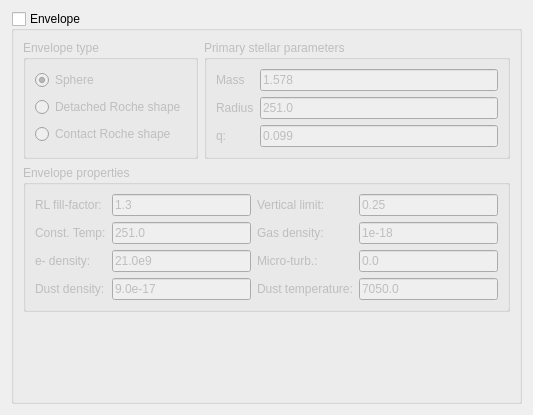
          <widget class="QWidget" name="scrollContentsEnv">
           <property name="geometry">
            <rect>
             <x>0</x>
             <y>0</y>
             <width>533</width>
             <height>415</height>
            </rect>
           </property>
           <layout class="QVBoxLayout" name="verticalLayout_9">
            <item>
             <widget class="QGroupBox" name="groupEnvelope">
              <property name="toolTip">
               <string>&lt;html&gt;&lt;head/&gt;&lt;body&gt;&lt;p&gt;Envelope around the primary star.&lt;/p&gt;&lt;/body&gt;&lt;/html&gt;</string>
              </property>
              <property name="title">
               <string>Envelope</string>
              </property>
              <property name="checkable">
               <bool>true</bool>
              </property>
              <property name="checked">
               <bool>false</bool>
              </property>
              <layout class="QGridLayout" name="gridLayout_8">
               <item row="2" column="0" colspan="2">
                <spacer name="verticalSpacer">
                 <property name="orientation">
                  <enum>Qt::Vertical</enum>
                 </property>
                 <property name="sizeHint" stdset="0">
                  <size>
                   <width>20</width>
                   <height>40</height>
                  </size>
                 </property>
                </spacer>
               </item>
               <item row="0" column="0">
                <widget class="QGroupBox" name="groupentype">
                 <property name="title">
                  <string>Envelope type</string>
                 </property>
                 <layout class="QVBoxLayout" name="verticalLayout_10">
                  <item>
                   <widget class="QRadioButton" name="radioRotSphereen">
                    <property name="toolTip">
                     <string>&lt;html&gt;&lt;head/&gt;&lt;body&gt;&lt;p&gt;ienv = 1: Sphere.&lt;/p&gt;&lt;/body&gt;&lt;/html&gt;</string>
                    </property>
                    <property name="text">
                     <string>Sphere</string>
                    </property>
                    <property name="checked">
                     <bool>true</bool>
                    </property>
                   </widget>
                  </item>
                  <item>
                   <widget class="QRadioButton" name="radioDetBinen">
                    <property name="toolTip">
                     <string>&lt;html&gt;&lt;head/&gt;&lt;body&gt;&lt;p&gt;Envelope is on, has a detached Roche shape.&lt;/p&gt;&lt;/body&gt;&lt;/html&gt;</string>
                    </property>
                    <property name="text">
                     <string>Detached Roche shape</string>
                    </property>
                   </widget>
                  </item>
                  <item>
                   <widget class="QRadioButton" name="radioContSysen">
                    <property name="toolTip">
                     <string>&lt;html&gt;&lt;head/&gt;&lt;body&gt;&lt;p&gt;Envelope is on, has a contact Roche shape (common envelope).&lt;/p&gt;&lt;/body&gt;&lt;/html&gt;</string>
                    </property>
                    <property name="text">
                     <string>Contact Roche shape</string>
                    </property>
                   </widget>
                  </item>
                 </layout>
                </widget>
               </item>
               <item row="0" column="1">
                <widget class="QGroupBox" name="groupStellarParamsen">
                 <property name="title">
                  <string>Primary stellar parameters</string>
                 </property>
                 <layout class="QFormLayout" name="formLayout_9">
                  <item row="0" column="0">
                   <widget class="QLabel" name="labelmassen">
                    <property name="toolTip">
                     <string>&lt;html&gt;&lt;head/&gt;&lt;body&gt;&lt;p&gt;emen: Mass of the central star [M_sol].&lt;/p&gt;&lt;/body&gt;&lt;/html&gt;</string>
                    </property>
                    <property name="text">
                     <string>Mass</string>
                    </property>
                   </widget>
                  </item>
                  <item row="0" column="1">
                   <widget class="QLineEdit" name="textemen">
                    <property name="text">
                     <string>1.578</string>
                    </property>
                   </widget>
                  </item>
                  <item row="2" column="0">
                   <widget class="QLabel" name="labelqqen">
                    <property name="toolTip">
                     <string>&lt;html&gt;&lt;head/&gt;&lt;body&gt;&lt;p&gt;qqen: Mass ratio (companion/star).&lt;/p&gt;&lt;/body&gt;&lt;/html&gt;</string>
                    </property>
                    <property name="text">
                     <string>q:</string>
                    </property>
                   </widget>
                  </item>
                  <item row="2" column="1">
                   <widget class="QLineEdit" name="textqqen">
                    <property name="text">
                     <string>0.099</string>
                    </property>
                   </widget>
                  </item>
                  <item row="1" column="0">
                   <widget class="QLabel" name="labelRadiusen">
                    <property name="toolTip">
                     <string>&lt;html&gt;&lt;head/&gt;&lt;body&gt;&lt;p&gt;aen: Radius of the central star in [R_sol].&lt;/p&gt;&lt;/body&gt;&lt;/html&gt;</string>
                    </property>
                    <property name="text">
                     <string>Radius</string>
                    </property>
                   </widget>
                  </item>
                  <item row="1" column="1">
                   <widget class="QLineEdit" name="textaen">
                    <property name="text">
                     <string>251.0</string>
                    </property>
                   </widget>
                  </item>
                 </layout>
                </widget>
               </item>
               <item row="1" column="0" colspan="2">
                <widget class="QGroupBox" name="groupEnvProp">
                 <property name="title">
                  <string>Envelope properties</string>
                 </property>
                 <layout class="QGridLayout" name="gridLayout_9">
                  <item row="0" column="2">
                   <widget class="QLabel" name="labelVertLimen">
                    <property name="toolTip">
                     <string>&lt;html&gt;&lt;head/&gt;&lt;body&gt;&lt;p&gt;hen: Vertical limit [R_sol], limits the envelope in the direction perpendicular to the orbital plane to z&amp;lt;+-hen.&lt;/p&gt;&lt;/body&gt;&lt;/html&gt;</string>
                    </property>
                    <property name="text">
                     <string>Vertical limit:</string>
                    </property>
                   </widget>
                  </item>
                  <item row="1" column="3">
                   <widget class="QLineEdit" name="textdensen">
                    <property name="text">
                     <string>1e-18</string>
                    </property>
                   </widget>
                  </item>
                  <item row="2" column="3">
                   <widget class="QLineEdit" name="textvtrben">
                    <property name="text">
                     <string>0.0</string>
                    </property>
                   </widget>
                  </item>
                  <item row="2" column="0">
                   <widget class="QLabel" name="labelaneen">
                    <property name="toolTip">
                     <string>&lt;html&gt;&lt;head/&gt;&lt;body&gt;&lt;p&gt;aneen: Constant electron number density [cm&lt;span style=&quot; vertical-align:super;&quot;&gt;-3&lt;/span&gt;].&lt;/p&gt;&lt;/body&gt;&lt;/html&gt;</string>
                    </property>
                    <property name="text">
                     <string>e- density:</string>
                    </property>
                   </widget>
                  </item>
                  <item row="0" column="1">
                   <widget class="QLineEdit" name="textffen">
                    <property name="text">
                     <string>1.3</string>
                    </property>
                   </widget>
                  </item>
                  <item row="1" column="0">
                   <widget class="QLabel" name="labeltempen">
                    <property name="toolTip">
                     <string>&lt;html&gt;&lt;head/&gt;&lt;body&gt;&lt;p&gt;tempen: Constant temperature [K].&lt;/p&gt;&lt;/body&gt;&lt;/html&gt;</string>
                    </property>
                    <property name="text">
                     <string>Const. Temp:</string>
                    </property>
                   </widget>
                  </item>
                  <item row="1" column="1">
                   <widget class="QLineEdit" name="texttempen">
                    <property name="text">
                     <string>251.0</string>
                    </property>
                   </widget>
                  </item>
                  <item row="1" column="2">
                   <widget class="QLabel" name="labeldensen">
                    <property name="toolTip">
                     <string>&lt;html&gt;&lt;head/&gt;&lt;body&gt;&lt;p&gt;densen: Constant gas density [g/cm&lt;span style=&quot; vertical-align:super;&quot;&gt;3&lt;/span&gt;].&lt;/p&gt;&lt;/body&gt;&lt;/html&gt;</string>
                    </property>
                    <property name="text">
                     <string>Gas density:</string>
                    </property>
                   </widget>
                  </item>
                  <item row="0" column="0">
                   <widget class="QLabel" name="label_2">
                    <property name="toolTip">
                     <string>&lt;html&gt;&lt;head/&gt;&lt;body&gt;&lt;p&gt;ffen: ffen&amp;lt;=1 -&amp;gt; Roche lobe fill-in factor of the detached envelope. Its is radius of the substellar point of the envelope&lt;/p&gt;&lt;p&gt;relative to the radius of the L&lt;span style=&quot; vertical-align:sub;&quot;&gt;1&lt;/span&gt;.&lt;/p&gt;&lt;p&gt;Roche lobe has ffen=1. 1&amp;lt;ffen&amp;lt;=2 -&amp;gt; Roche lobe fill-out factor of the contact envelope ffen=(C&lt;span style=&quot; vertical-align:sub;&quot;&gt;1&lt;/span&gt;-C)/(C&lt;span style=&quot; vertical-align:sub;&quot;&gt;1&lt;/span&gt;-C&lt;span style=&quot; vertical-align:sub;&quot;&gt;2&lt;/span&gt;)+1.&lt;/p&gt;&lt;/body&gt;&lt;/html&gt;</string>
                    </property>
                    <property name="text">
                     <string>RL fill-factor:</string>
                    </property>
                   </widget>
                  </item>
                  <item row="2" column="1">
                   <widget class="QLineEdit" name="textaneen">
                    <property name="text">
                     <string>21.0e9</string>
                    </property>
                   </widget>
                  </item>
                  <item row="2" column="2">
                   <widget class="QLabel" name="labelvtrben">
                    <property name="toolTip">
                     <string>&lt;html&gt;&lt;head/&gt;&lt;body&gt;&lt;p&gt;vtrben: Microturbulence [km/s].&lt;/p&gt;&lt;/body&gt;&lt;/html&gt;</string>
                    </property>
                    <property name="text">
                     <string>Micro-turb.:</string>
                    </property>
                   </widget>
                  </item>
                  <item row="0" column="3">
                   <widget class="QLineEdit" name="texthen">
                    <property name="text">
                     <string>0.25</string>
                    </property>
                   </widget>
                  </item>
                  <item row="3" column="0">
                   <widget class="QLabel" name="labeldstden">
                    <property name="toolTip">
                     <string>&lt;html&gt;&lt;head/&gt;&lt;body&gt;&lt;p&gt;dstden: Constant dust density [g/cm&lt;span style=&quot; vertical-align:super;&quot;&gt;3&lt;/span&gt;]&lt;/p&gt;&lt;/body&gt;&lt;/html&gt;</string>
                    </property>
                    <property name="text">
                     <string>Dust density:</string>
                    </property>
                   </widget>
                  </item>
                  <item row="3" column="1">
                   <widget class="QLineEdit" name="textdstden">
                    <property name="text">
                     <string>9.0e-17</string>
                    </property>
                   </widget>
                  </item>
                  <item row="3" column="2">
                   <widget class="QLabel" name="labeldstten">
                    <property name="toolTip">
                     <string>&lt;html&gt;&lt;head/&gt;&lt;body&gt;&lt;p&gt;dstten: Constant dust temperature [K].&lt;/p&gt;&lt;/body&gt;&lt;/html&gt;</string>
                    </property>
                    <property name="text">
                     <string>Dust temperature:</string>
                    </property>
                   </widget>
                  </item>
                  <item row="3" column="3">
                   <widget class="QLineEdit" name="textdstten">
                    <property name="text">
                     <string>7050.0</string>
                    </property>
                   </widget>
                  </item>
                 </layout>
                </widget>
               </item>
              </layout>
             </widget>
            </item>
           </layout>
          </widget>
